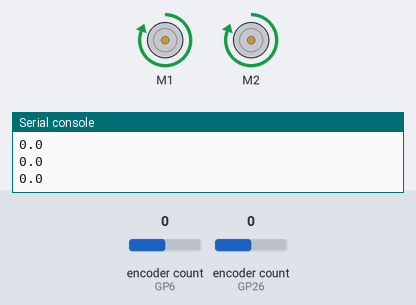
The program below on a simulated Raspberry Pi Pico running CircuitPython. On the bench: 2 × DC motor (green arrow = forward, orange = backward, longer = faster), the last lines printed to the serial console. The test bench sets the inputs (shaded band); at power-on: encoder count (sensors on GP6, GP26) 0.

Above: at 1.2 s.
1.3 s: encoder count (sensor on GP6) set to 1
At 2.1 s:
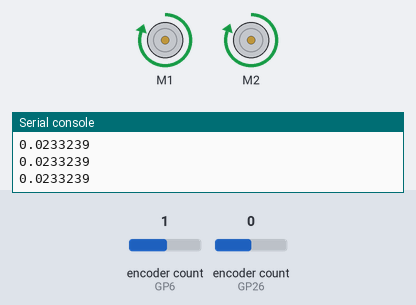
2.8 s: encoder count (sensor on GP26) set to -1
At 3.7 s:
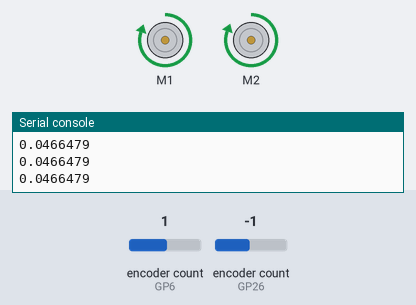
4.3 s: encoder count (sensor on GP6) set to 5
At 5.3 s:
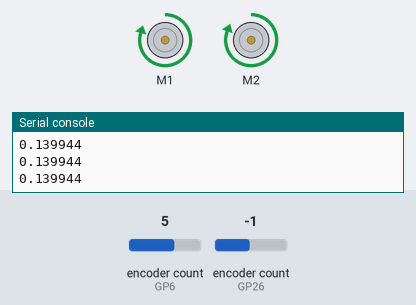
5.8 s: encoder count (sensor on GP26) set to 0
At 6.9 s:
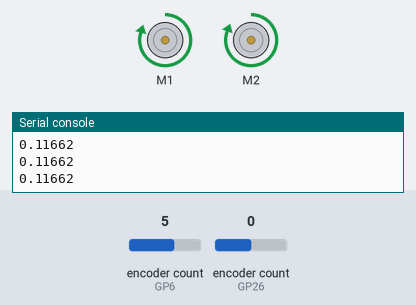
Timing chart, 0 to 8.3 s (numbered marks = the images above; inputs shaded):
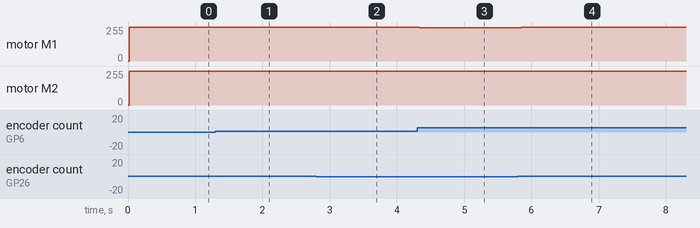

Measured:
- after the input at 1.3 s, motor M1: forward 255/255 → forward 254/255 at once
- after the input at 2.8 s, motor M1: forward 254/255 → forward 253/255 at once
- after the input at 4.3 s, motor M1: forward 253/255 → forward 251/255 at once
- after the input at 5.8 s, motor M1: forward 251/255 → forward 252/255 after 0.05 s

The program:

MotorThrottle.py
```python
import board
import time
from math import pi
import digitalio
import rotaryio
import pwmio
import adafruit_motor.motor as motor


Ticks_Per_Turn = 60
Dist_Betwix_Wheels = 110
Wheel_Diameter = 49.0 # mm


# encoders
left_enc = rotaryio.IncrementalEncoder(board.GP6, board.GP7)
right_enc = rotaryio.IncrementalEncoder(board.GP26, board.GP27)

# motors
left_motor = motor.DCMotor(
    digitalio.DigitalInOut(board.GP1),
    digitalio.DigitalInOut(board.GP0)
)
right_motor = motor.DCMotor(
    digitalio.DigitalInOut(board.GP4),
    digitalio.DigitalInOut(board.GP3)
)

left_motor.decay_mode = motor.SLOW_DECAY
right_motor.decay_mode = motor.SLOW_DECAY

# left_motor = pwmio.PWMOut(board.GP2, frequency = 1000)
#
# left_motor_dir_1 = digitalio.DigitalInOut(board.GP1)
# left_motor_dir_1.direction = digitalio.Direction.OUTPUT
# left_motor_dir_2 = digitalio.DigitalInOut(board.GP0)
# left_motor_dir_2.direction = digitalio.Direction.OUTPUT
#
# right_motor = pwmio.PWMOut(board.GP5, frequency = 1000)
#
# right_motor_dir_1 = digitalio.DigitalInOut(board.GP4)
# right_motor_dir_1.direction = digitalio.Direction.OUTPUT
# right_motor_dir_2 = digitalio.DigitalInOut(board.GP3)
# right_motor_dir_2.direction = digitalio.Direction.OUTPUT
#
# left_motor_dir_1.value = 0
# left_motor_dir_2.value = 1
#
# right_motor_dir_1.value = 0
# right_motor_dir_2.value = 1


""" Main """

def limit(val):
    return min(1, max(val, -1))

if __name__ == "__main__":
    mm_per_tick = pi * Wheel_Diameter / Ticks_Per_Turn #gets distance travelled per tick of encoder

    while True:
        left_dist  = left_enc.position * mm_per_tick
        right_dist = right_enc.position * mm_per_tick

        dist  = (left_dist + right_dist) / 2
        theta = (right_dist - left_dist) / Dist_Betwix_Wheels

        Kp_angle = 0.1
        theta_target = 0

        e_angle = theta_target - theta
        start_angle = Kp_angle * e_angle

        left_motor.throttle, right_motor.throttle = (limit(1 - start_angle)), (limit(1 + start_angle))

        print(e_angle)

        time.sleep(0.05)
```
